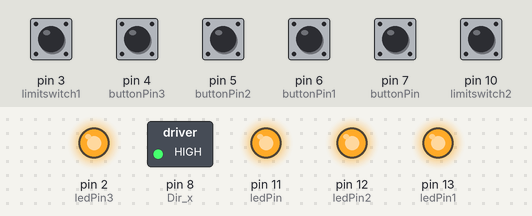
Recording of a sketch running on a simulated Arduino Uno, built with avr-gcc and run on an emulated ATmega328P. On the bench: switched loads named in the sketch (green lamp = pin HIGH), output pins drawn as LEDs (lit = HIGH). Inputs (shaded band) come from the test bench; at power-on: pin 3 (limitswitch1), pin 4 (buttonPin3), pin 5 (buttonPin2), pin 6 (buttonPin1), pin 7 (buttonPin), pin 10 (limitswitch2) HIGH. Pins used as bus, display or sensor lines are not drawn.

Above: at 1.3 s.
1.4 s: pin 4 (buttonPin3) pulled LOW for 0.15 s
At 1.62 s:
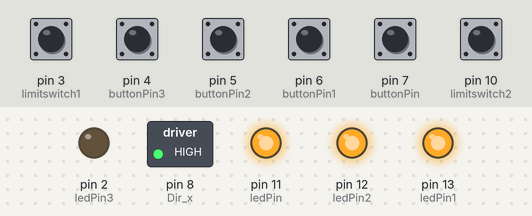
3.2 s: pin 5 (buttonPin2) pulled LOW for 0.15 s
At 3.4 s:
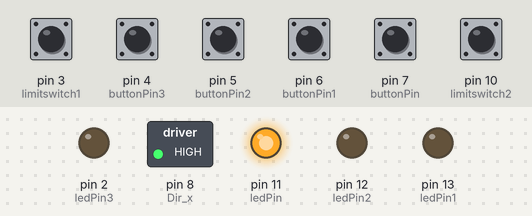
4.9 s: pin 7 (buttonPin) pulled LOW for 0.15 s
At 5.8 s:
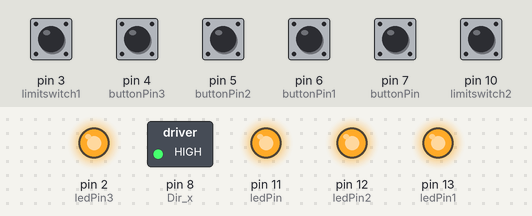
6.6 s: pin 10 (limitswitch2) pulled LOW for 0.15 s
At 7.7 s:
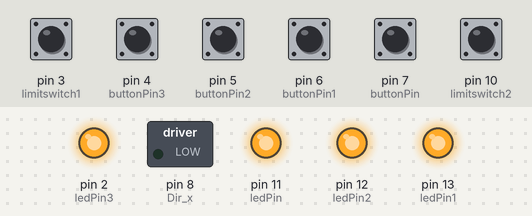
8.2 s: pin 6 (buttonPin1) pulled LOW for 0.15 s
At 8.42 s:
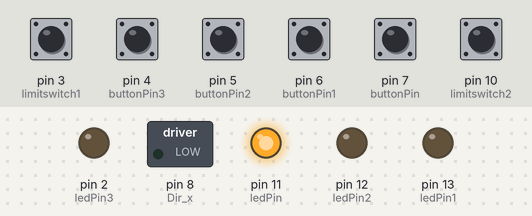
10.0 s: pin 4 (buttonPin3) pulled LOW for 1 s
At 10.9 s:
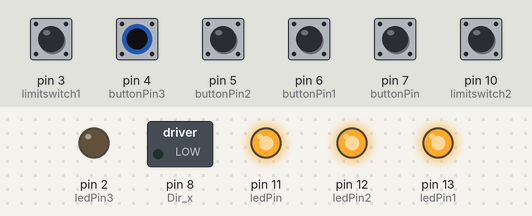
Timing chart, 0 to 13.0 s (numbered marks = the images above; inputs shaded):
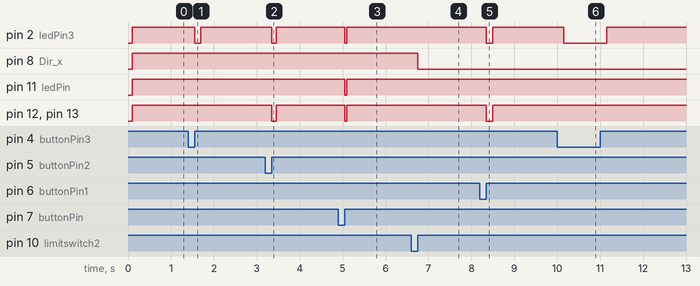

Measured:
- after the input at 1.4 s, pin 2 (ledPin3): HIGH → LOW after 0.15 s, → HIGH 0.15 s later
- after the input at 3.2 s, pin 2 (ledPin3), pin 12 (ledPin2), pin 13 (ledPin1): HIGH → LOW after 0.15 s, → HIGH 0.10 s later
- after the input at 4.9 s, pin 2 (ledPin3), pin 11 (ledPin), pin 12 (ledPin2), pin 13 (ledPin1): HIGH → LOW after 0.15 s, → HIGH 0.05 s later
- after the input at 6.6 s, pin 8 (Dir_x): HIGH → LOW after 0.15 s
- after the input at 8.2 s, pin 2 (ledPin3), pin 12 (ledPin2), pin 13 (ledPin1): HIGH → LOW after 0.15 s, → HIGH 0.15 s later
- after the input at 10.0 s, pin 2 (ledPin3): HIGH → LOW after 0.15 s, → HIGH 1.0 s later

The sketch:

Winding_Machine.ino
```cpp
#include <ezButton.h>

const int ledPin =  11;
const int ledPin1 =  13;
const int ledPin2 =  12;
const int ledPin3 =  2;

const int Dir_x  = 8;
const int Pul_x  = 9;

int buttonState = LOW ;
ezButton buttonPin(7);

int buttonState1 = LOW ;
ezButton buttonPin1(6);

int buttonState2 = LOW ;
ezButton buttonPin2(5);

int buttonState3 = LOW ;
ezButton buttonPin3(4);

int buttonState4 = LOW ;
ezButton limitswitch1(3);

int buttonState5 = LOW ;
ezButton limitswitch2(10);

long motor_rev=0;
long decrease_ = 1;
long previousMillis = 0;
int delay_speed;
int delay_x = 20;
int max_speed;
int direction_ = HIGH;

int get_speed(int d1, int d2, int d3)
{
  if(d1 == HIGH && d2 == HIGH && d3 == HIGH){
  max_speed = 150 ;
  }
  else if(d1 == HIGH && d2 == HIGH && d3 == LOW){
  max_speed = 200 ;
  }
  else if(d1 == HIGH && d2 == LOW && d3 == LOW){
  max_speed = 250 ;
  }
  else{
    max_speed = 370 ;
    }
  return max_speed;
}

int get_delay(int d1, int d2, int d3)
{
  if(d1 == HIGH && d2 == HIGH && d3 == HIGH){
  delay_speed = 200 ;
  digitalWrite(ledPin1, HIGH);
  digitalWrite(ledPin2, HIGH);
  digitalWrite(ledPin3, HIGH);
  }
  else if(d1 == HIGH && d2 == HIGH && d3 == LOW){
  delay_speed = 250 ;
  digitalWrite(ledPin1, HIGH);
  digitalWrite(ledPin2, HIGH);
  digitalWrite(ledPin3, LOW);
  }
  else if(d1 == HIGH && d2 == LOW && d3 == LOW){
  delay_speed = 300 ;
  digitalWrite(ledPin1, HIGH);
  digitalWrite(ledPin2, LOW);
  digitalWrite(ledPin3, LOW);
  }
  else{
    delay_speed = 380 ;
    digitalWrite(ledPin1, LOW);
    digitalWrite(ledPin2, LOW);
    digitalWrite(ledPin3, LOW);
    }
  return delay_speed;
}


void setup(){

  buttonPin.setDebounceTime(50); // set debounce time to 50 milliseconds
  buttonPin1.setDebounceTime(50); // set debounce time to 50 milliseconds
  buttonPin2.setDebounceTime(50); // set debounce time to 50 milliseconds
  buttonPin3.setDebounceTime(50); // set debounce time to 50 milliseconds
  limitswitch1.setDebounceTime(50); // set debounce time to 50 milliseconds
  limitswitch2.setDebounceTime(50); // set debounce time to 50 milliseconds

  pinMode(ledPin, OUTPUT);
  pinMode(ledPin1, OUTPUT);
  pinMode(ledPin2, OUTPUT);
  pinMode(ledPin3, OUTPUT);
  pinMode(Pul_x , OUTPUT);
  pinMode(Dir_x , OUTPUT);

  delay(100);
  Serial.begin(9600);
  }

void loop() {

  buttonPin.loop();
  buttonState = buttonPin.getState();

  buttonPin1.loop();
  buttonPin2.loop();
  buttonPin3.loop();
  buttonState1 = buttonPin1.getState();
  buttonState2 = buttonPin2.getState();
  buttonState3 = buttonPin3.getState();

  if (buttonState == HIGH)
  {
      digitalWrite(ledPin, HIGH);
      // High --> Right // Low --> Left


      max_speed = get_speed(buttonState1,buttonState2,buttonState3) ;
      //Serial.println("..");
      delay_speed = get_delay(buttonState1,buttonState2,buttonState3) ;
      //motor_rev = 0;
      previousMillis = 0;
      digitalWrite(Dir_x, direction_);
      while(1)
      {
        motor_rev= motor_rev+1 ;
        unsigned long currentMillis = millis();
        digitalWrite(Pul_x, HIGH);
        delayMicroseconds(delay_speed);
        digitalWrite(Pul_x, LOW);
        delayMicroseconds(delay_speed);

        buttonPin1.loop();
        buttonPin2.loop();
        buttonPin3.loop();
        buttonPin.loop();
        buttonState = buttonPin.getState();
        limitswitch1.loop();
        limitswitch2.loop();

        if ( currentMillis  - previousMillis > delay_x )
        {
          previousMillis = currentMillis ;
          if ( delay_speed > max_speed)
          {
            delay_speed = delay_speed - decrease_ ;
          }
          else{delay_speed = max_speed ;}
        }
        if (buttonState == LOW)
        {
          break;
        }
        if (buttonPin1.isPressed())
        {
          break;
        }
        if (buttonPin1.isReleased())
        {
          break;
        }
        if (buttonPin2.isPressed())
        {
          break;
        }
        if (buttonPin2.isReleased())
        {
          break;
        }
        if (buttonPin3.isPressed())
        {
          break;
        }
        if (buttonPin3.isReleased())
        {
          break;
        }
        if (limitswitch1.isPressed())
        {
          direction_ = HIGH;
          motor_rev= 0;
          break;
        }
        if (limitswitch2.isPressed())
        {
          direction_ = LOW;
          motor_rev= 0;
          break;
        }
        if ( motor_rev > 27000)
        {
            break;
        }
      }
      delay(100);
  }
  else{
      digitalWrite(ledPin, LOW);
      digitalWrite(ledPin1, LOW);
      digitalWrite(ledPin2, LOW);
      digitalWrite(ledPin3, LOW);
    }

}
```
